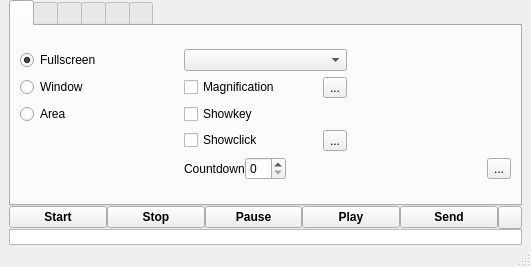
<?xml version="1.0" encoding="UTF-8"?>
<ui version="4.0">
 <class>screencast</class>
 <widget class="QMainWindow" name="screencast">
  <property name="geometry">
   <rect>
    <x>0</x>
    <y>0</y>
    <width>531</width>
    <height>267</height>
   </rect>
  </property>
  <widget class="QWidget" name="centralwidget">
   <property name="sizePolicy">
    <sizepolicy hsizetype="Preferred" vsizetype="Preferred">
     <horstretch>0</horstretch>
     <verstretch>0</verstretch>
    </sizepolicy>
   </property>
   <layout class="QVBoxLayout" name="verticalLayout">
    <property name="spacing">
     <number>0</number>
    </property>
    <property name="topMargin">
     <number>0</number>
    </property>
    <property name="bottomMargin">
     <number>0</number>
    </property>
    <item>
     <layout class="QVBoxLayout" name="verticalLayout_12">
      <property name="spacing">
       <number>0</number>
      </property>
      <item>
       <widget class="QTabWidget" name="tabWidget">
        <property name="sizePolicy">
         <sizepolicy hsizetype="Expanding" vsizetype="Maximum">
          <horstretch>0</horstretch>
          <verstretch>0</verstretch>
         </sizepolicy>
        </property>
        <property name="currentIndex">
         <number>0</number>
        </property>
        <property name="iconSize">
         <size>
          <width>48</width>
          <height>48</height>
         </size>
        </property>
        <widget class="QWidget" name="tab">
         <attribute name="title">
          <string notr="true"/>
         </attribute>
         <layout class="QGridLayout" name="gridLayout_2">
          <item row="0" column="0">
           <layout class="QGridLayout" name="gridLayout">
            <property name="bottomMargin">
             <number>0</number>
            </property>
            <property name="horizontalSpacing">
             <number>0</number>
            </property>
            <item row="0" column="1">
             <widget class="QComboBox" name="ScreenComboBox">
              <property name="enabled">
               <bool>true</bool>
              </property>
             </widget>
            </item>
            <item row="0" column="0">
             <widget class="QRadioButton" name="FullScreenRadioButton">
              <property name="text">
               <string>Fullscreen</string>
              </property>
              <property name="checked">
               <bool>true</bool>
              </property>
             </widget>
            </item>
            <item row="1" column="0">
             <widget class="QRadioButton" name="WindowRadioButton">
              <property name="text">
               <string>Window</string>
              </property>
             </widget>
            </item>
            <item row="2" column="0">
             <widget class="QRadioButton" name="AreaRadioButton">
              <property name="text">
               <string>Area</string>
              </property>
             </widget>
            </item>
            <item row="1" column="1">
             <layout class="QHBoxLayout" name="horizontalLayout_4">
              <item>
               <widget class="QCheckBox" name="MagnifierCheckBox">
                <property name="text">
                 <string>Magnification</string>
                </property>
               </widget>
              </item>
              <item>
               <widget class="QToolButton" name="MagnifierDialogPushButton">
                <property name="text">
                 <string notr="true">...</string>
                </property>
               </widget>
              </item>
             </layout>
            </item>
            <item row="3" column="1">
             <layout class="QHBoxLayout" name="horizontalLayout_5">
              <item>
               <widget class="QCheckBox" name="pointerQCheckBox">
                <property name="text">
                 <string notr="true">Showclick</string>
                </property>
               </widget>
              </item>
              <item>
               <widget class="QToolButton" name="pointerDialogPushButton">
                <property name="text">
                 <string notr="true">...</string>
                </property>
               </widget>
              </item>
             </layout>
            </item>
            <item row="2" column="1">
             <widget class="QCheckBox" name="ShowkeyQCheckBox">
              <property name="text">
               <string notr="true">Showkey</string>
              </property>
             </widget>
            </item>
            <item row="4" column="1">
             <layout class="QHBoxLayout" name="horizontalLayout_6">
              <item>
               <widget class="QLabel" name="label">
                <property name="text">
                 <string>Countdown</string>
                </property>
               </widget>
              </item>
              <item>
               <widget class="QSpinBox" name="CountdownSpinBox"/>
              </item>
              <item>
               <spacer name="horizontalSpacer_2">
                <property name="orientation">
                 <enum>Qt::Horizontal</enum>
                </property>
                <property name="sizeHint" stdset="0">
                 <size>
                  <width>40</width>
                  <height>20</height>
                 </size>
                </property>
               </spacer>
              </item>
             </layout>
            </item>
            <item row="4" column="0">
             <layout class="QHBoxLayout" name="horizontalLayout_7">
              <item>
               <spacer name="horizontalSpacer">
                <property name="orientation">
                 <enum>Qt::Horizontal</enum>
                </property>
                <property name="sizeHint" stdset="0">
                 <size>
                  <width>40</width>
                  <height>20</height>
                 </size>
                </property>
               </spacer>
              </item>
             </layout>
            </item>
            <item row="4" column="2">
             <layout class="QHBoxLayout" name="horizontalLayout_8">
              <item>
               <spacer name="horizontalSpacer_3">
                <property name="orientation">
                 <enum>Qt::Horizontal</enum>
                </property>
                <property name="sizeHint" stdset="0">
                 <size>
                  <width>40</width>
                  <height>20</height>
                 </size>
                </property>
               </spacer>
              </item>
              <item>
               <widget class="QToolButton" name="updateButton">
                <property name="text">
                 <string notr="true">...</string>
                </property>
               </widget>
              </item>
             </layout>
            </item>
           </layout>
          </item>
         </layout>
        </widget>
        <widget class="QWidget" name="TabWidgetAudioFrame">
         <attribute name="title">
          <string notr="true"/>
         </attribute>
         <layout class="QGridLayout" name="gridLayout_6">
          <item row="0" column="0">
           <layout class="QGridLayout" name="gridLayout_3">
            <property name="leftMargin">
             <number>0</number>
            </property>
            <item row="2" column="3">
             <widget class="QComboBox" name="AlsaHwComboBox"/>
            </item>
            <item row="1" column="2">
             <spacer name="verticalSpacer">
              <property name="orientation">
               <enum>Qt::Vertical</enum>
              </property>
              <property name="sizeHint" stdset="0">
               <size>
                <width>20</width>
                <height>40</height>
               </size>
              </property>
             </spacer>
            </item>
            <item row="0" column="3">
             <spacer name="horizontalSpacer_5">
              <property name="orientation">
               <enum>Qt::Horizontal</enum>
              </property>
              <property name="sizeHint" stdset="0">
               <size>
                <width>40</width>
                <height>20</height>
               </size>
              </property>
             </spacer>
            </item>
            <item row="0" column="1">
             <widget class="QCheckBox" name="AudioOnOffCheckbox">
              <property name="text">
               <string>Audio</string>
              </property>
             </widget>
            </item>
            <item row="1" column="1">
             <layout class="QVBoxLayout" name="verticalLayout_2">
              <property name="leftMargin">
               <number>20</number>
              </property>
              <item>
               <widget class="QRadioButton" name="PulseDeviceRadioButton">
                <property name="text">
                 <string notr="true">Pulse</string>
                </property>
                <property name="checked">
                 <bool>true</bool>
                </property>
               </widget>
              </item>
              <item>
               <spacer name="verticalSpacer_2">
                <property name="orientation">
                 <enum>Qt::Vertical</enum>
                </property>
                <property name="sizeHint" stdset="0">
                 <size>
                  <width>20</width>
                  <height>40</height>
                 </size>
                </property>
               </spacer>
              </item>
             </layout>
            </item>
            <item row="2" column="1">
             <layout class="QHBoxLayout" name="horizontalLayout_2">
              <property name="leftMargin">
               <number>20</number>
              </property>
              <item>
               <widget class="QRadioButton" name="AlsaRadioButton">
                <property name="text">
                 <string notr="true">Alsa</string>
                </property>
               </widget>
              </item>
             </layout>
            </item>
            <item row="1" column="3">
             <widget class="QScrollArea" name="scrollArea">
              <property name="horizontalScrollBarPolicy">
               <enum>Qt::ScrollBarAlwaysOff</enum>
              </property>
              <property name="widgetResizable">
               <bool>true</bool>
              </property>
              <property name="alignment">
               <set>Qt::AlignLeading|Qt::AlignLeft|Qt::AlignVCenter</set>
              </property>
              <widget class="QWidget" name="scrollAreaWidgetContents">
               <property name="geometry">
                <rect>
                 <x>0</x>
                 <y>0</y>
                 <width>98</width>
                 <height>28</height>
                </rect>
               </property>
               <layout class="QVBoxLayout" name="verticalLayout_4">
                <property name="topMargin">
                 <number>0</number>
                </property>
                <item>
                 <layout class="QVBoxLayout" name="verticalLayout_3">
                  <property name="spacing">
                   <number>0</number>
                  </property>
                 </layout>
                </item>
               </layout>
              </widget>
             </widget>
            </item>
           </layout>
          </item>
         </layout>
        </widget>
        <widget class="QWidget" name="TabWidgetVideoOptionFrame">
         <attribute name="title">
          <string notr="true"/>
         </attribute>
         <layout class="QGridLayout" name="gridLayout_5">
          <item row="0" column="0">
           <layout class="QGridLayout" name="gridLayout_4">
            <item row="0" column="1">
             <widget class="QSpinBox" name="FrameSpinBox">
              <property name="value">
               <number>25</number>
              </property>
             </widget>
            </item>
            <item row="0" column="0">
             <widget class="QLabel" name="VideoOptionLabel">
              <property name="text">
               <string>Frames</string>
              </property>
              <property name="alignment">
               <set>Qt::AlignRight|Qt::AlignTrailing|Qt::AlignVCenter</set>
              </property>
             </widget>
            </item>
            <item row="1" column="0">
             <widget class="QLabel" name="VideocodecOptionLabel">
              <property name="text">
               <string>Videocodec</string>
              </property>
              <property name="alignment">
               <set>Qt::AlignRight|Qt::AlignTrailing|Qt::AlignVCenter</set>
              </property>
             </widget>
            </item>
            <item row="2" column="0">
             <widget class="QLabel" name="AudiocodecLabel">
              <property name="text">
               <string>Audiocodec</string>
              </property>
              <property name="alignment">
               <set>Qt::AlignRight|Qt::AlignTrailing|Qt::AlignVCenter</set>
              </property>
             </widget>
            </item>
            <item row="1" column="2">
             <widget class="QLabel" name="VideoContainerLabel">
              <property name="text">
               <string>Format</string>
              </property>
              <property name="alignment">
               <set>Qt::AlignRight|Qt::AlignTrailing|Qt::AlignVCenter</set>
              </property>
             </widget>
            </item>
            <item row="1" column="4">
             <widget class="QComboBox" name="VideoContainerComboBox"/>
            </item>
            <item row="2" column="1">
             <widget class="QComboBox" name="AudiocodecComboBox"/>
            </item>
            <item row="1" column="1">
             <widget class="QComboBox" name="VideocodecComboBox"/>
            </item>
            <item row="0" column="5">
             <widget class="QToolButton" name="FrameStandardButton">
              <property name="text">
               <string notr="true"/>
              </property>
             </widget>
            </item>
            <item row="1" column="5">
             <widget class="QToolButton" name="VideocodecStandardButton">
              <property name="text">
               <string notr="true"/>
              </property>
             </widget>
            </item>
            <item row="2" column="5">
             <widget class="QToolButton" name="AudiocodecStandardButton">
              <property name="text">
               <string notr="true"/>
              </property>
             </widget>
            </item>
           </layout>
          </item>
          <item row="1" column="0">
           <layout class="QHBoxLayout" name="horizontalLayout_3">
            <item>
             <widget class="QCheckBox" name="HideMouseCheckbox">
              <property name="text">
               <string>Do not record mouse cursor</string>
              </property>
             </widget>
            </item>
            <item>
             <spacer name="horizontalSpacer_4">
              <property name="orientation">
               <enum>Qt::Horizontal</enum>
              </property>
              <property name="sizeHint" stdset="0">
               <size>
                <width>40</width>
                <height>20</height>
               </size>
              </property>
             </spacer>
            </item>
           </layout>
          </item>
         </layout>
        </widget>
        <widget class="QWidget" name="tab_2">
         <attribute name="title">
          <string notr="true"/>
         </attribute>
         <layout class="QVBoxLayout" name="verticalLayout_5">
          <item>
           <layout class="QGridLayout" name="gridLayout_7">
            <item row="0" column="0">
             <widget class="QLabel" name="SaveVideoPathLabel">
              <property name="text">
               <string>Videopath</string>
              </property>
             </widget>
            </item>
            <item row="1" column="0">
             <widget class="QLabel" name="VideoPlayerLabel">
              <property name="text">
               <string>Player</string>
              </property>
             </widget>
            </item>
            <item row="0" column="1">
             <widget class="QLineEdit" name="SaveVideoPathLineEdit">
              <property name="text">
               <string notr="true"/>
              </property>
             </widget>
            </item>
            <item row="0" column="2">
             <widget class="QToolButton" name="SaveVideoPathPushButton">
              <property name="text">
               <string notr="true">...</string>
              </property>
             </widget>
            </item>
            <item row="2" column="0">
             <widget class="QLabel" name="recorderLabel">
              <property name="text">
               <string>Recorder</string>
              </property>
             </widget>
            </item>
            <item row="2" column="1">
             <widget class="QLineEdit" name="RecorderLineEdit">
              <property name="text">
               <string notr="true"/>
              </property>
             </widget>
            </item>
            <item row="2" column="2">
             <widget class="QToolButton" name="selectRecorderPushButton">
              <property name="text">
               <string notr="true">...</string>
              </property>
             </widget>
            </item>
            <item row="1" column="1">
             <layout class="QVBoxLayout" name="verticalLayout_6">
              <item>
               <widget class="QComboBox" name="VideoplayerComboBox"/>
              </item>
              <item>
               <widget class="QComboBox" name="GIFplayerComboBox"/>
              </item>
             </layout>
            </item>
           </layout>
          </item>
          <item>
           <layout class="QHBoxLayout" name="horizontalLayout_9"/>
          </item>
          <item>
           <widget class="QCheckBox" name="MinimizedCheckBox">
            <property name="text">
             <string>Vokoscreen minimized when recording starts</string>
            </property>
           </widget>
          </item>
          <item>
           <widget class="QCheckBox" name="SystrayCheckBox">
            <property name="text">
             <string>Show in systray</string>
            </property>
           </widget>
          </item>
         </layout>
        </widget>
        <widget class="QWidget" name="TabWidgetWebcamFrame">
         <attribute name="title">
          <string notr="true"/>
         </attribute>
         <layout class="QVBoxLayout" name="verticalLayout_9">
          <item>
           <layout class="QVBoxLayout" name="verticalLayout_11">
            <item>
             <layout class="QHBoxLayout" name="horizontalLayout_10">
              <property name="sizeConstraint">
               <enum>QLayout::SetDefaultConstraint</enum>
              </property>
              <item>
               <widget class="QCheckBox" name="webcamCheckBox">
                <property name="text">
                 <string>Webcam</string>
                </property>
               </widget>
              </item>
              <item>
               <widget class="QComboBox" name="webcamComboBox">
                <property name="sizePolicy">
                 <sizepolicy hsizetype="Minimum" vsizetype="Fixed">
                  <horstretch>0</horstretch>
                  <verstretch>0</verstretch>
                 </sizepolicy>
                </property>
               </widget>
              </item>
              <item>
               <spacer name="horizontalSpacer_14">
                <property name="orientation">
                 <enum>Qt::Horizontal</enum>
                </property>
                <property name="sizeHint" stdset="0">
                 <size>
                  <width>40</width>
                  <height>20</height>
                 </size>
                </property>
               </spacer>
              </item>
             </layout>
            </item>
            <item>
             <layout class="QHBoxLayout" name="horizontalLayout_11" stretch="0,0,0">
              <property name="sizeConstraint">
               <enum>QLayout::SetDefaultConstraint</enum>
              </property>
              <item>
               <widget class="QCheckBox" name="mirrorCheckBox">
                <property name="text">
                 <string>Mirrored</string>
                </property>
               </widget>
              </item>
              <item>
               <layout class="QVBoxLayout" name="verticalLayout_8">
                <item>
                 <widget class="QFrame" name="dialFrame">
                  <property name="sizePolicy">
                   <sizepolicy hsizetype="Preferred" vsizetype="Preferred">
                    <horstretch>0</horstretch>
                    <verstretch>0</verstretch>
                   </sizepolicy>
                  </property>
                  <property name="frameShape">
                   <enum>QFrame::NoFrame</enum>
                  </property>
                  <property name="frameShadow">
                   <enum>QFrame::Raised</enum>
                  </property>
                  <layout class="QVBoxLayout" name="verticalLayout_10">
                   <item>
                    <layout class="QVBoxLayout" name="layout_2" stretch="0,0,0">
                     <property name="spacing">
                      <number>0</number>
                     </property>
                     <property name="topMargin">
                      <number>0</number>
                     </property>
                     <item>
                      <layout class="QHBoxLayout" name="horizontalLayout_12">
                       <property name="spacing">
                        <number>0</number>
                       </property>
                       <property name="topMargin">
                        <number>0</number>
                       </property>
                       <item>
                        <spacer name="horizontalSpacer_6">
                         <property name="orientation">
                          <enum>Qt::Horizontal</enum>
                         </property>
                         <property name="sizeHint" stdset="0">
                          <size>
                           <width>40</width>
                           <height>20</height>
                          </size>
                         </property>
                        </spacer>
                       </item>
                       <item>
                        <widget class="QRadioButton" name="radioButtonTopMiddle">
                         <property name="text">
                          <string notr="true"/>
                         </property>
                        </widget>
                       </item>
                       <item>
                        <spacer name="horizontalSpacer_7">
                         <property name="orientation">
                          <enum>Qt::Horizontal</enum>
                         </property>
                         <property name="sizeHint" stdset="0">
                          <size>
                           <width>40</width>
                           <height>20</height>
                          </size>
                         </property>
                        </spacer>
                       </item>
                      </layout>
                     </item>
                     <item>
                      <layout class="QHBoxLayout" name="horizontalLayout_13">
                       <property name="spacing">
                        <number>0</number>
                       </property>
                       <item>
                        <spacer name="horizontalSpacer_8">
                         <property name="orientation">
                          <enum>Qt::Horizontal</enum>
                         </property>
                         <property name="sizeHint" stdset="0">
                          <size>
                           <width>40</width>
                           <height>20</height>
                          </size>
                         </property>
                        </spacer>
                       </item>
                       <item>
                        <widget class="QRadioButton" name="radioButtonLeftMiddle">
                         <property name="text">
                          <string notr="true"/>
                         </property>
                        </widget>
                       </item>
                       <item>
                        <widget class="QDial" name="rotateDial">
                         <property name="sizePolicy">
                          <sizepolicy hsizetype="Preferred" vsizetype="Preferred">
                           <horstretch>0</horstretch>
                           <verstretch>0</verstretch>
                          </sizepolicy>
                         </property>
                         <property name="minimumSize">
                          <size>
                           <width>55</width>
                           <height>55</height>
                          </size>
                         </property>
                         <property name="maximumSize">
                          <size>
                           <width>55</width>
                           <height>55</height>
                          </size>
                         </property>
                         <property name="orientation">
                          <enum>Qt::Horizontal</enum>
                         </property>
                        </widget>
                       </item>
                       <item>
                        <widget class="QRadioButton" name="radioButtonRightMiddle">
                         <property name="text">
                          <string notr="true"/>
                         </property>
                        </widget>
                       </item>
                       <item>
                        <spacer name="horizontalSpacer_10">
                         <property name="orientation">
                          <enum>Qt::Horizontal</enum>
                         </property>
                         <property name="sizeHint" stdset="0">
                          <size>
                           <width>40</width>
                           <height>20</height>
                          </size>
                         </property>
                        </spacer>
                       </item>
                      </layout>
                     </item>
                     <item>
                      <layout class="QHBoxLayout" name="horizontalLayout_14">
                       <property name="spacing">
                        <number>0</number>
                       </property>
                       <item>
                        <spacer name="horizontalSpacer_11">
                         <property name="orientation">
                          <enum>Qt::Horizontal</enum>
                         </property>
                         <property name="sizeHint" stdset="0">
                          <size>
                           <width>40</width>
                           <height>20</height>
                          </size>
                         </property>
                        </spacer>
                       </item>
                       <item>
                        <widget class="QRadioButton" name="radioButtonBottomMiddle">
                         <property name="text">
                          <string notr="true"/>
                         </property>
                        </widget>
                       </item>
                       <item>
                        <spacer name="horizontalSpacer_12">
                         <property name="orientation">
                          <enum>Qt::Horizontal</enum>
                         </property>
                         <property name="sizeHint" stdset="0">
                          <size>
                           <width>40</width>
                           <height>20</height>
                          </size>
                         </property>
                        </spacer>
                       </item>
                      </layout>
                     </item>
                    </layout>
                   </item>
                  </layout>
                 </widget>
                </item>
               </layout>
              </item>
              <item>
               <spacer name="horizontalSpacer_13">
                <property name="orientation">
                 <enum>Qt::Horizontal</enum>
                </property>
                <property name="sizeHint" stdset="0">
                 <size>
                  <width>40</width>
                  <height>20</height>
                 </size>
                </property>
               </spacer>
              </item>
             </layout>
            </item>
           </layout>
          </item>
         </layout>
        </widget>
        <widget class="QWidget" name="tab_3">
         <attribute name="title">
          <string notr="true"/>
         </attribute>
         <layout class="QVBoxLayout" name="verticalLayout_7">
          <item>
           <layout class="QGridLayout" name="gridLayout_8">
            <item row="1" column="1">
             <layout class="QHBoxLayout" name="horizontalLayout_20">
              <item>
               <spacer name="horizontalSpacer_26">
                <property name="orientation">
                 <enum>Qt::Horizontal</enum>
                </property>
                <property name="sizeHint" stdset="0">
                 <size>
                  <width>40</width>
                  <height>20</height>
                 </size>
                </property>
               </spacer>
              </item>
              <item>
               <widget class="QLabel" name="labelSourcecodeUrl">
                <property name="text">
                 <string notr="true">TextLabel</string>
                </property>
               </widget>
              </item>
              <item>
               <spacer name="horizontalSpacer_27">
                <property name="orientation">
                 <enum>Qt::Horizontal</enum>
                </property>
                <property name="sizeHint" stdset="0">
                 <size>
                  <width>40</width>
                  <height>20</height>
                 </size>
                </property>
               </spacer>
              </item>
             </layout>
            </item>
            <item row="2" column="0">
             <layout class="QHBoxLayout" name="horizontalLayout_19">
              <item>
               <spacer name="horizontalSpacer_21">
                <property name="orientation">
                 <enum>Qt::Horizontal</enum>
                </property>
                <property name="sizeHint" stdset="0">
                 <size>
                  <width>40</width>
                  <height>20</height>
                 </size>
                </property>
               </spacer>
              </item>
              <item>
               <widget class="QLabel" name="labelMail">
                <property name="text">
                 <string notr="true">TextLabel</string>
                </property>
               </widget>
              </item>
              <item>
               <spacer name="horizontalSpacer_24">
                <property name="orientation">
                 <enum>Qt::Horizontal</enum>
                </property>
                <property name="sizeHint" stdset="0">
                 <size>
                  <width>40</width>
                  <height>20</height>
                 </size>
                </property>
               </spacer>
              </item>
             </layout>
            </item>
            <item row="1" column="0">
             <layout class="QHBoxLayout" name="horizontalLayout_18">
              <item>
               <spacer name="horizontalSpacer_20">
                <property name="orientation">
                 <enum>Qt::Horizontal</enum>
                </property>
                <property name="sizeHint" stdset="0">
                 <size>
                  <width>40</width>
                  <height>20</height>
                 </size>
                </property>
               </spacer>
              </item>
              <item>
               <widget class="QLabel" name="labelWebSite">
                <property name="text">
                 <string notr="true">TextLabel</string>
                </property>
               </widget>
              </item>
              <item>
               <spacer name="horizontalSpacer_23">
                <property name="orientation">
                 <enum>Qt::Horizontal</enum>
                </property>
                <property name="sizeHint" stdset="0">
                 <size>
                  <width>40</width>
                  <height>20</height>
                 </size>
                </property>
               </spacer>
              </item>
             </layout>
            </item>
            <item row="0" column="0">
             <layout class="QHBoxLayout" name="horizontalLayout_17">
              <item>
               <spacer name="horizontalSpacer_15">
                <property name="orientation">
                 <enum>Qt::Horizontal</enum>
                </property>
                <property name="sizeHint" stdset="0">
                 <size>
                  <width>40</width>
                  <height>20</height>
                 </size>
                </property>
               </spacer>
              </item>
              <item>
               <widget class="QLabel" name="labelOpensuseBetaUrl">
                <property name="text">
                 <string notr="true">TextLabel</string>
                </property>
               </widget>
              </item>
              <item>
               <spacer name="horizontalSpacer_22">
                <property name="orientation">
                 <enum>Qt::Horizontal</enum>
                </property>
                <property name="sizeHint" stdset="0">
                 <size>
                  <width>40</width>
                  <height>20</height>
                 </size>
                </property>
               </spacer>
              </item>
             </layout>
            </item>
            <item row="0" column="1">
             <layout class="QHBoxLayout" name="horizontalLayout_16">
              <item>
               <spacer name="horizontalSpacer_25">
                <property name="orientation">
                 <enum>Qt::Horizontal</enum>
                </property>
                <property name="sizeHint" stdset="0">
                 <size>
                  <width>40</width>
                  <height>20</height>
                 </size>
                </property>
               </spacer>
              </item>
              <item>
               <widget class="QLabel" name="labelDeveLoperMail">
                <property name="text">
                 <string notr="true">TextLabel</string>
                </property>
               </widget>
              </item>
              <item>
               <spacer name="horizontalSpacer_17">
                <property name="orientation">
                 <enum>Qt::Horizontal</enum>
                </property>
                <property name="sizeHint" stdset="0">
                 <size>
                  <width>40</width>
                  <height>20</height>
                 </size>
                </property>
               </spacer>
              </item>
             </layout>
            </item>
            <item row="2" column="1">
             <layout class="QHBoxLayout" name="horizontalLayout_21">
              <item>
               <spacer name="horizontalSpacer_18">
                <property name="orientation">
                 <enum>Qt::Horizontal</enum>
                </property>
                <property name="sizeHint" stdset="0">
                 <size>
                  <width>40</width>
                  <height>20</height>
                 </size>
                </property>
               </spacer>
              </item>
              <item>
               <widget class="QLabel" name="labelLanguageUrl">
                <property name="text">
                 <string notr="true">TextLabel</string>
                </property>
               </widget>
              </item>
              <item>
               <spacer name="horizontalSpacer_28">
                <property name="orientation">
                 <enum>Qt::Horizontal</enum>
                </property>
                <property name="sizeHint" stdset="0">
                 <size>
                  <width>40</width>
                  <height>20</height>
                 </size>
                </property>
               </spacer>
              </item>
             </layout>
            </item>
           </layout>
          </item>
          <item>
           <layout class="QHBoxLayout" name="horizontalLayout_15">
            <item>
             <spacer name="horizontalSpacer_16">
              <property name="orientation">
               <enum>Qt::Horizontal</enum>
              </property>
              <property name="sizeHint" stdset="0">
               <size>
                <width>40</width>
                <height>20</height>
               </size>
              </property>
             </spacer>
            </item>
            <item>
             <widget class="QLabel" name="labelDonateUrl">
              <property name="text">
               <string notr="true">TextLabel</string>
              </property>
             </widget>
            </item>
            <item>
             <spacer name="horizontalSpacer_9">
              <property name="orientation">
               <enum>Qt::Horizontal</enum>
              </property>
              <property name="sizeHint" stdset="0">
               <size>
                <width>40</width>
                <height>20</height>
               </size>
              </property>
             </spacer>
            </item>
            <item>
             <widget class="QToolButton" name="creditsQPushButton">
              <property name="text">
               <string notr="true"/>
              </property>
             </widget>
            </item>
           </layout>
          </item>
         </layout>
        </widget>
       </widget>
      </item>
      <item>
       <layout class="QHBoxLayout" name="horizontalLayout">
        <item>
         <widget class="QPushButton" name="recordButton">
          <property name="font">
           <font>
            <weight>75</weight>
            <bold>true</bold>
           </font>
          </property>
          <property name="text">
           <string>Start</string>
          </property>
         </widget>
        </item>
        <item>
         <widget class="QPushButton" name="StopButton">
          <property name="font">
           <font>
            <weight>75</weight>
            <bold>true</bold>
           </font>
          </property>
          <property name="text">
           <string>Stop</string>
          </property>
         </widget>
        </item>
        <item>
         <widget class="QPushButton" name="PauseButton">
          <property name="font">
           <font>
            <weight>75</weight>
            <bold>true</bold>
           </font>
          </property>
          <property name="text">
           <string>Pause</string>
          </property>
         </widget>
        </item>
        <item>
         <widget class="QPushButton" name="PlayButton">
          <property name="font">
           <font>
            <weight>75</weight>
            <bold>true</bold>
           </font>
          </property>
          <property name="text">
           <string>Play</string>
          </property>
         </widget>
        </item>
        <item>
         <widget class="QPushButton" name="sendPushButton">
          <property name="font">
           <font>
            <weight>75</weight>
            <bold>true</bold>
           </font>
          </property>
          <property name="text">
           <string>Send</string>
          </property>
         </widget>
        </item>
        <item>
         <widget class="QToolButton" name="LogPushButton">
          <property name="text">
           <string notr="true"/>
          </property>
         </widget>
        </item>
       </layout>
      </item>
      <item>
       <widget class="QListWidget" name="ListWidgetLogVokoscreen">
        <property name="enabled">
         <bool>true</bool>
        </property>
        <property name="sizePolicy">
         <sizepolicy hsizetype="Expanding" vsizetype="Ignored">
          <horstretch>0</horstretch>
          <verstretch>0</verstretch>
         </sizepolicy>
        </property>
       </widget>
      </item>
     </layout>
    </item>
   </layout>
  </widget>
  <widget class="QStatusBar" name="statusBar"/>
 </widget>
 <resources/>
 <connections/>
</ui>
